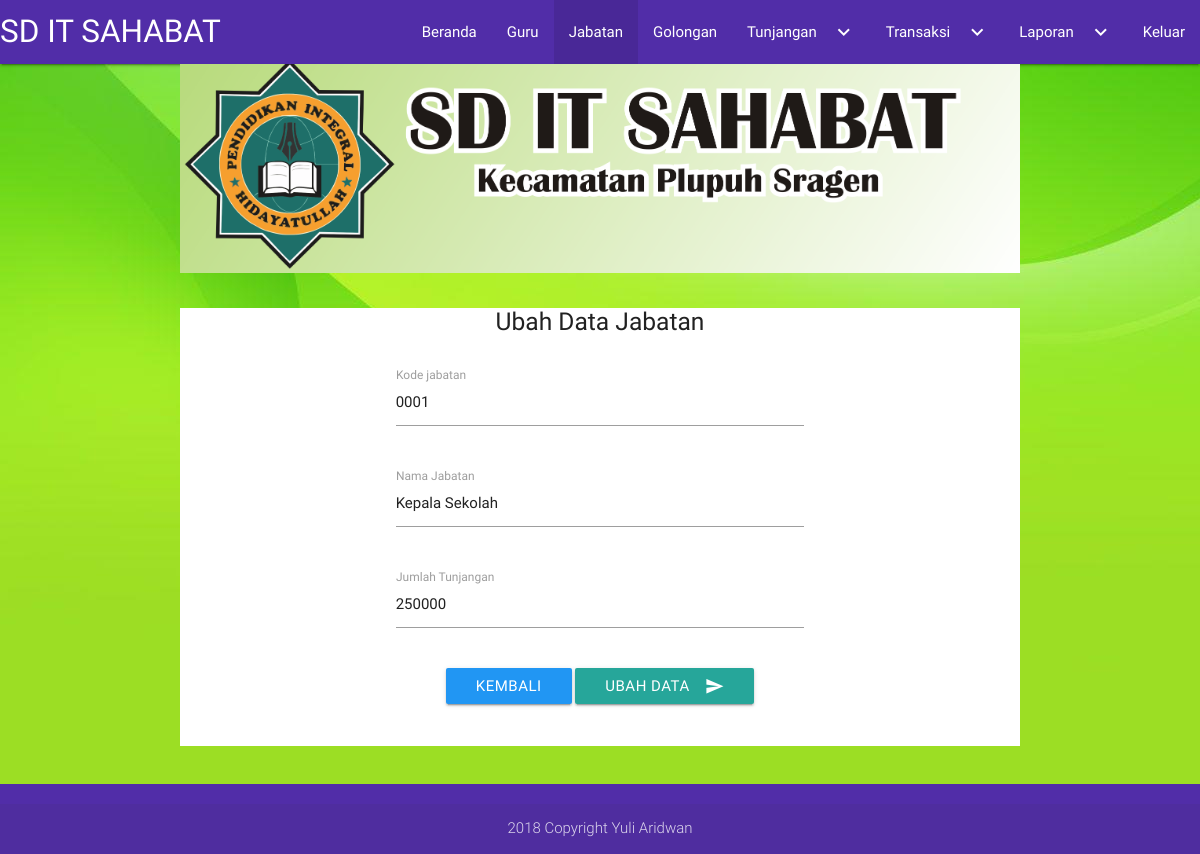
The app's page /admin/editjabatan.php?kode=0001 (signed in) with its own data.
### tables this page shows
CREATE TABLE `jabatan` (
  `Kd_jabatan` varchar(15) NOT NULL,
  `Nm_jabatan` varchar(50) NOT NULL,
  `TunjanganStruktural` int(11) NOT NULL
);

### admin/editjabatan.php (the view, shortened to what this page needs)
<?php
include '../koneksi.php';
  $id = $_GET['kode'];
  $sql = "SELECT * FROM jabatan WHERE Kd_jabatan='$id'";
  $query = $db->query($sql);
  $data = $query->fetch_array();
?>
<!DOCTYPE>
<html>
<head>
      <link type="text/css" rel="stylesheet" href="../asset/css/materialize.min.css"  media="screen,projection"/>
</head>
<body background="../Gambar/Hijau.jpg">
    <nav>
      <div class="nav-wrapper  deep-purple darken-2">
        <a href="index.php" class="brand-logo">SD IT SAHABAT </a>
        <ul class="right hide-on-med-and-down">
          <li><a href="index.php">Beranda</a></li>
          <li><a href="tampil_guru.php">Guru</a></li>
          <li class="active"><a href="form_jabatan.php">Jabatan </a></li>
          <li><a href="form_golongan.php">Golongan</a></li>
          <li><a class="dropdown-button" href="#!" data-activates="dropdown1">Tunjangan<i class="material-icons right">keyboard_arrow_down</i></a></li>
          <li><a class="dropdown-button" href="#!" data-activates="dropdown2">Transaksi<i class="material-icons right">keyboard_arrow_down</i></a></li>
          <li><a class="dropdown-button" href="#!" data-activates="dropdown3">Laporan<i class="material-icons right">keyboard_arrow_down</i></a></li>
          <li><a href="../logout.php">Keluar </a></li>
        </ul>
      </div>
    </nav>
    <div class="container">
         <img class="responsive-img" src="../gambar/Logo.png">
    </div>
    <br>
    <div class="container white">
            <?php
            echo'
            <form action="" method="POST">
              <div class="row">
                <div class="center-align">
                  <h5>Ubah Data Jabatan </h5>
                </div>
              </div>
              <div class="row center">
                <div class="input-field col s6 offset-s3">
                  <input name="kode" value="'.$data['Kd_jabatan'].'" id="Kode_jabatan" type="text" class="validate">
                  <label for="kode_jabatan">Kode jabatan</label>
                </div>
              </div>
              <div class="row">
                  <div class="input-field col s6 offset-s3">
                    <input name="nama" value="'.$data['Nm_jabatan'].'" id="nama_jabatan" type="text" class="validate">
                    <label for="nama_golongan">Nama Jabatan</label>
                  </div>
              </div>
              <div class="row">
                  <div class="input-field col s6 offset-s3">
                    <input name="tunjangan" value="'.$data['TunjanganStruktural'].'" id="tunjangan" type="text" class="validate">
                    <label for="tunjangann">Jumlah Tunjangan</label>
                  </div>
              </div>
              <div class="row">
                <div class="input-field center-align">
                  <a href="form_jabatan.php" class="btn waves-effect waves-light blue center">Kembali</a>
                  <button class="btn waves-effect waves-light center" type="submit" name="tambah">Ubah Data <i class="material-icons right">send</i>
                  </button>
                </div>
              </div>
              <br>
            </form>';
            ?>
    </div>
    <br>
      <footer class="page-footer  deep-purple darken-2">
        <div class="footer-copyright">
          <div class="container center-align">
            <div>
              2018 Copyright Yuli Aridwan
            </div>
          </div>
        </div>
      </footer>
</body>
</html>

### records on screen
jabatan: kode "0001", nama "Kepala Sekolah", tunjangan "250000"
